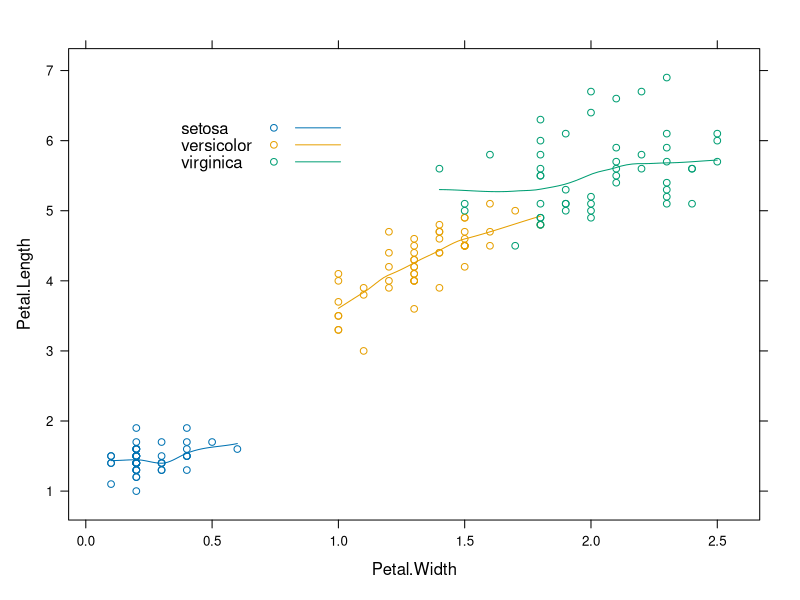
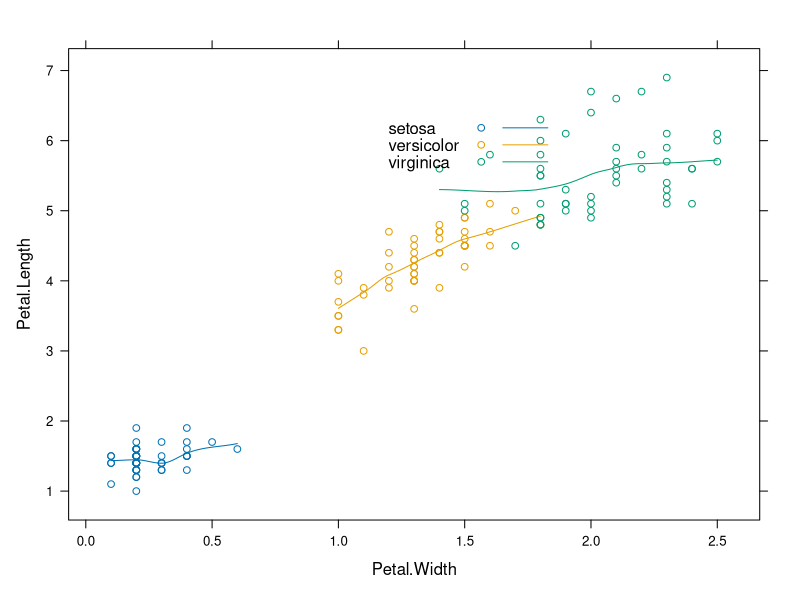

Write R code to recreate these figures, in order. (Note: this script raises an error after producing the figures.)
#examples of lattice, a package for plot
library(lattice)

data("iris")
xyplot(Petal.Length~Petal.Width,data=iris, groups=Species,panel=panel.superpose,type=c('p','smooth'),auto.key = list(x=0.15,y=0.85))
xyplot(Petal.Length~Petal.Width,data=iris, groups=Species,panel=panel.superpose,type=c('p','smooth'),auto.key = list(x=0.45,y=0.85))


#create a simple  object
s1 <- 5
s2 <- 'test'
s3 <- FALSE
s4 <- 1+5i

#check data type
mode(s1)

#object type and data type
#create a vector
v1 <- c(1,2,3,4,5)
v2 <- c(1:12)
v3 <- c(1,2,'test',4,TRUE)  # vector can contain different data type


#create a matrix
m1 <- matrix(c(1:9),nrow = 3,ncol=3)
m2 <- matrix(c(1:9),nrow = 3,ncol=3,byrow=TRUE)
m3 <- matrix(c(1:9),nrow = 3,ncol=3,byrow=TRUE,dimnames = list(c('student1','student2','student3'),c('math','algebra','data structure')))
m3[1,1]
m3["student1","math"]
# assign dimension name to a matrix
dimnames(m2) <- list(c('student1','student2','student3'),c('math','algebra','data structure'))


#a list can contain any type of object
l1 <- list(gender='male',grade=list(math=98,algebra=99,data_structure=23))
l1['gender']
l1['grade']
l1$grade$math


#concatenate two character
str1 = "data"
str2 = "myfile.xls"
dir <- paste(str1,str2,sep='/')

#check data type
is.numeric(v)
is.character(v)

#define your own function
calculate.days<- function(month){
  # create a object to contain sum
  month.days <- c(31,28,31,30,31,30,31,31,30,31,30,31) 
  sum <- 0
  for(i in 1:length(month)){
    # month can be categorized in different type
    sum = sum + month.days[month[i]]
  }
  return(sum)
}
mon = c(1,3,2,12)

#call the function
calculate.days(month=mon)





